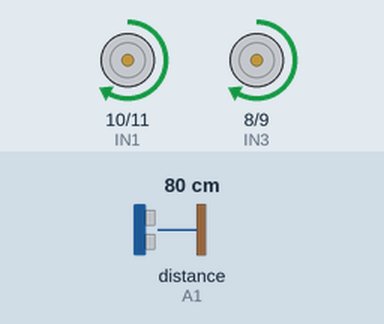
Simulated run of this sketch. Board: Arduino Uno, built with avr-gcc and run on an emulated ATmega328P. Parts: motor-driver pin pairs drawn as motors (green arrow = first pin HIGH = forward, orange = second pin HIGH = backward, longer = more drive, scaled by the enable pin). Inputs (shaded band) come from the test bench; at power-on: distance to the obstacle (sensor on A1) 80 cm. The echo pulse lasts 58.3 µs per cm.

Above: at 4.2 s.
4.3 s: distance to the obstacle (sensor on A1) set to 51 cm
5.8 s: distance to the obstacle (sensor on A1) set to 45 cm
At 6.4 s:
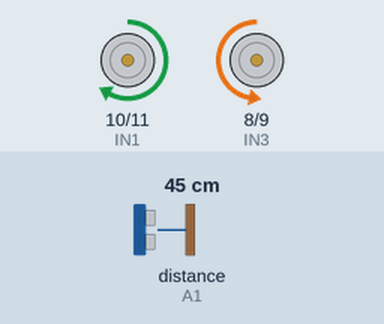
7.3 s: distance to the obstacle (sensor on A1) set to 17 cm
8.8 s: distance to the obstacle (sensor on A1) set to 13 cm
At 9.8 s:
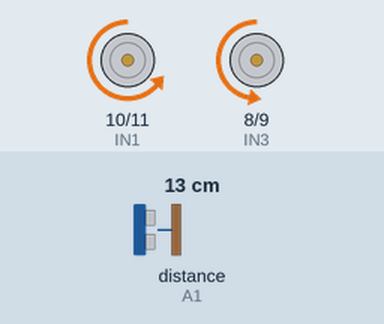
10.3 s: distance to the obstacle (sensor on A1) set to 28 cm
12.1 s: distance to the obstacle (sensor on A1) set to 33 cm
At 12.9 s:
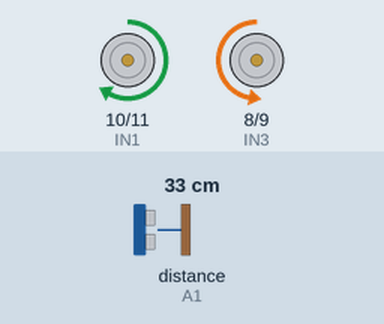
Timing chart, 0 to 14.9 s (numbered marks = the images above; inputs shaded):
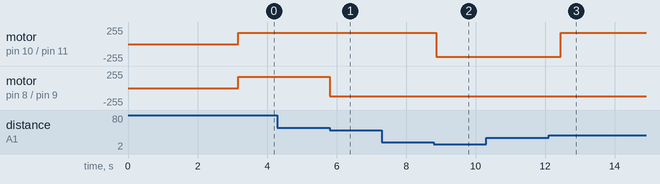

Measured:
- the behaviour switches between 49 and 48 cm on distance to the obstacle (sensor on A1) (found by bisection; images 0 and 1)
- the behaviour switches between 16 and 15 cm on distance to the obstacle (sensor on A1) (found by bisection; images 1 and 2)
- the behaviour switches between 29 and 30 cm on distance to the obstacle (sensor on A1) (found by bisection; images 2 and 3)
- after the input at 4.3 s, every drawn part: stays the same
- after the input at 5.8 s, motor on pin 8 (IN3) / pin 9 (IN4): forward 168/255 → backward 127/255 at once
- after the input at 7.3 s, every drawn part: stays the same
- after the input at 8.8 s, motor on pin 10 (IN1) / pin 11 (IN2): forward 168/255 → backward 191/255 after 0.07 s
- after the input at 10.3 s, every drawn part: stays the same
- after the input at 12.1 s, motor on pin 10 (IN1) / pin 11 (IN2): backward 191/255 → forward 168/255 after 0.35 s

The sketch:

ardurover1.2.ino
```cpp
/*  This is my first public code, and draws heavily on code from Iain Portalupi L298N_Dual_H_Bridge

This program controls an ultrasonic sensor rover using L298N H Bridge Chip and SG04 sensor

Made with the help of http://themakerspace.co.za

          *THE MOTOR SUBROUTINES WORK AS FOLLOWS*

motorA(mode, speed)
% replace A with B to control motor B %

mode is a number 0 -> 3 that determines what the motor
will do.
0 = coast/disable the H bridge
1 = turn motor clockwise
2 = turn motor counter clockwise
3 = brake motor

speed is a number 0 -> 100 that represents percentage of
motor speed.
0 = off
50 = 50% of full motor speed
100 = 100% of full motor speed

EXAMPLE
Say you need to have motor A turn clockwise at 33% of its
full speed.  The subroutine call would be the following...

motorA(1, 33);

Created by
Iain Portalupi http://www.youtube.com/iainportalupi
1/2/2014

This code is in the public domain.
*/

#include <NewPing.h>
#define runEvery(t) for (static typeof(t) _lasttime;(typeof(t))((typeof(t))millis() - _lasttime) > (t);_lasttime += (t))


#define TRIGGER_PIN  A0  // Arduino pin tied to trigger pin on ping sensor.
#define ECHO_PIN     A1  // Arduino pin tied to echo pin on ping sensor.
#define MAX_DISTANCE 160 // Maximum distance we want to ping for (in centimeters). Maximum sensor distance is rated at 400-500cm.
#define ENA 6  //enable A on pin 6 (needs to be a pwm pin)
#define ENB 5  //enable B on pin 5 (needs to be a pwm pin)
#define IN1 10  //IN1 on pin 10 conrtols one side of bridge A
#define IN2 11  //IN2 on pin 11 controls other side of A
#define IN3 8  //IN3 on pin 8 conrtols one side of bridge B
#define IN4 9  //IN4 on pin 9 controls other side of B
#define SenA A3 //current sensing from H-Bridge to pin 12 of arduino (hope it doesnt blow it)
#define SenB A2 //current sensing from H-Bridge

NewPing Roboeyes(TRIGGER_PIN, ECHO_PIN, MAX_DISTANCE); // distance sensor called Roboeyes
int SR04;
int cm2crash;

int currentz;

void setup()
{

  //set all of the outputs
 {

  pinMode(ENA, OUTPUT);
  pinMode(ENB, OUTPUT);
  pinMode(IN1, OUTPUT);
  pinMode(IN2, OUTPUT);
  pinMode(IN3, OUTPUT);
  pinMode(IN4, OUTPUT);
  Serial.begin(9600); // Open serial monitor at 9600 baud to see ping results.
  delay(3000);
}
}


void loop()
{
   Distance2crash();

    if (1 < cm2crash && cm2crash <=15) //very close to object - reverse
    {
      motorA(2, 75);  //motor A reverse 75%
      motorB(2, 50);  //motor B reverse 75%
 delay(1000);
    }

   else if (15 < cm2crash && cm2crash <30) //moderately close to object - tight turn left
{

  //motorA(1, 50);  //have motor A turn clockwise at 80% speed
  //motorB(2, 50);  //have motor B turn anticlockwise at 80% speed
    delay(500);

  }

  else if (cm2crash >= 30 && cm2crash < 50) //far from object - turn left

  {
  motorA(1, 66);  //have motor A turn clockwise at 80% speed
  motorB(2, 50);  //have motor B turn clockwise at 80% speed
  delay(500);
  }


  else // cruise
  {

  motorA(1, 66);  //have motor A turn clockwise at 80% speed
  motorB(1, 66);  //have motor B turn clockwise at 80% speed


  }


}

//******************   Current sense from H-bridge   **
/*
void currentsense()


{
 runEvery(100)

 {
   currentz = SenA;
 }
  Serial.println(currentz);
}
*/

//******************   Sonar ultrasonic   *******************
void Distance2crash()
{
  runEvery(100)   //loop for ultrasonic measurement
  {
    SR04 = Roboeyes.ping();
    cm2crash = SR04 / US_ROUNDTRIP_CM;
    if (SR04 == NO_ECHO) // if the sensor did not get a ping
    {
      cm2crash = MAX_DISTANCE;      //so the distance must be bigger then the max vaulue of the sensor
    }
    // Serial.print("Ping: "); //to check distance on the serial monitor
    // Serial.println(cm2crash);

  }
}


//******************   Motor A control   *******************
void motorA(int mode, int percent)
{

  //change the percentage range of 0 -> 100 into the PWM
  //range of 0 -> 255 using the map function
  int duty = map(percent, 0, 100, 0, 255);

  switch(mode)
  {
    case 0:  //disable/coast
      digitalWrite(ENA, LOW);  //set enable low to disable A
      break;

    case 1:  //turn clockwise
      //setting IN1 high connects motor lead 1 to +voltage
      digitalWrite(IN1, HIGH);

      //setting IN2 low connects motor lead 2 to ground
      digitalWrite(IN2, LOW);

      //use pwm to control motor speed through enable pin
      analogWrite(ENA, duty);

      break;

    case 2:  //turn counter-clockwise
      //setting IN1 low connects motor lead 1 to ground
      digitalWrite(IN1, LOW);

      //setting IN2 high connects motor lead 2 to +voltage
      digitalWrite(IN2, HIGH);

      //use pwm to control motor speed through enable pin
      analogWrite(ENA, duty);

      break;

    case 3:  //brake motor
      //setting IN1 low connects motor lead 1 to ground
      digitalWrite(IN1, LOW);

      //setting IN2 high connects motor lead 2 to ground
      digitalWrite(IN2, LOW);

      //use pwm to control motor braking power
      //through enable pin
      analogWrite(ENA, duty);

      break;
  }
}
//**********************************************************


//******************   Motor B control   *******************
  void motorB(int mode, int percent)
{

  //change the percentage range of 0 -> 100 into the PWM
  //range of 0 -> 255 using the map function
  int duty = map(percent, 0, 100, 0, 255);

  switch(mode)
  {
    case 0:  //disable/coast
      digitalWrite(ENB, LOW);  //set enable low to disable B
      break;

    case 1:  //turn clockwise
      //setting IN3 high connects motor lead 1 to +voltage
      digitalWrite(IN3, HIGH);

      //setting IN4 low connects motor lead 2 to ground
      digitalWrite(IN4, LOW);

      //use pwm to control motor speed through enable pin
      analogWrite(ENB, duty);

      break;

    case 2:  //turn counter-clockwise
      //setting IN3 low connects motor lead 1 to ground
      digitalWrite(IN3, LOW);

      //setting IN4 high connects motor lead 2 to +voltage
      digitalWrite(IN4, HIGH);

      //use pwm to control motor speed through enable pin
      analogWrite(ENB, duty);

      break;

    case 3:  //brake motor
      //setting IN3 low connects motor lead 1 to ground
      digitalWrite(IN3, LOW);

      //setting IN4 high connects motor lead 2 to ground
      digitalWrite(IN4, LOW);

      //use pwm to control motor braking power
      //through enable pin
      analogWrite(ENB, duty);

      break;
  }
}
```
